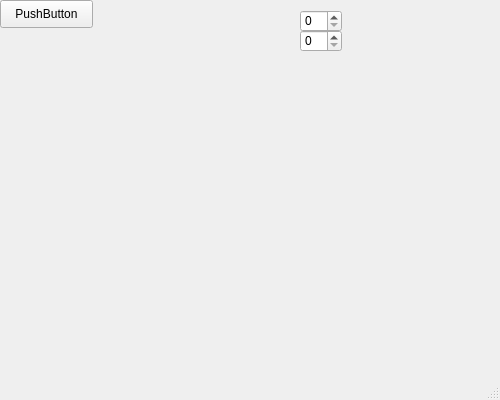
<?xml version="1.0" encoding="UTF-8"?>
<ui version="4.0">
 <class>MainWindow</class>
 <widget class="QMainWindow" name="MainWindow">
  <property name="geometry">
   <rect>
    <x>0</x>
    <y>0</y>
    <width>500</width>
    <height>400</height>
   </rect>
  </property>
  <property name="sizePolicy">
   <sizepolicy hsizetype="Fixed" vsizetype="Fixed">
    <horstretch>0</horstretch>
    <verstretch>0</verstretch>
   </sizepolicy>
  </property>
  <property name="acceptDrops">
   <bool>true</bool>
  </property>
  <property name="windowTitle">
   <string>Contact List Provider</string>
  </property>
  <property name="windowIcon">
   <iconset>
    <normaloff>../../Pictures/icon.png</normaloff>../../Pictures/icon.png</iconset>
  </property>
  <widget class="QWidget" name="centralwidget">
   <widget class="QPushButton" name="pushButton">
    <property name="geometry">
     <rect>
      <x>0</x>
      <y>0</y>
      <width>93</width>
      <height>28</height>
     </rect>
    </property>
    <property name="text">
     <string>PushButton</string>
    </property>
   </widget>
   <widget class="QSpinBox" name="spinBox">
    <property name="geometry">
     <rect>
      <x>300</x>
      <y>10</y>
      <width>42</width>
      <height>22</height>
     </rect>
    </property>
   </widget>
   <widget class="QSpinBox" name="spinBox_2">
    <property name="geometry">
     <rect>
      <x>300</x>
      <y>30</y>
      <width>42</width>
      <height>22</height>
     </rect>
    </property>
   </widget>
  </widget>
  <widget class="QMenuBar" name="menubar">
   <property name="geometry">
    <rect>
     <x>0</x>
     <y>0</y>
     <width>500</width>
     <height>26</height>
    </rect>
   </property>
  </widget>
  <widget class="QStatusBar" name="statusbar"/>
 </widget>
 <resources/>
 <connections/>
</ui>
